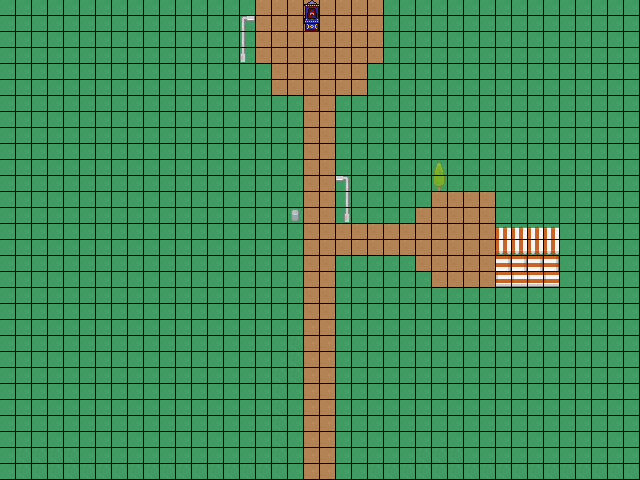

This game map was drawn from its Tiled (.tmx) file and the tilesets committed beside it. A one-line description and the full map source follow:
An orthogonal 40x30 tile map with 16x16 px tiles, 2 tile layers (Ground, Non-human layer), 2 tilesets.

<map version="1.10" tiledversion="1.11.0" orientation="orthogonal" renderorder="right-down" width="40" height="30" tilewidth="16" tileheight="16" infinite="0" nextlayerid="3" nextobjectid="1">
 <tileset firstgid="1" source="../tsx/RogueLikeCityTilePaletteOne.tsx" />
 <tileset firstgid="973" source="../tsx/Zoltar.tsx" />
 <layer id="1" name="Ground" width="40" height="30">
  <data encoding="csv">
905,905,905,905,905,905,905,905,905,905,905,905,905,905,905,905,870,870,870,869,870,870,870,870,905,905,905,905,905,905,905,905,905,905,905,905,905,905,905,905,
905,905,905,905,905,905,905,905,905,905,905,905,905,905,905,905,870,870,870,869,870,870,870,870,905,905,905,905,905,905,905,905,905,905,905,905,905,905,905,905,
905,905,905,905,905,905,905,905,905,905,905,905,905,905,905,905,870,870,870,870,870,870,870,870,905,905,905,905,905,905,905,905,905,905,905,905,905,905,905,905,
905,905,905,905,905,905,905,905,905,905,905,905,905,905,905,905,870,870,870,870,870,870,870,870,905,905,905,905,905,905,905,905,905,905,905,905,905,905,905,905,
905,905,905,905,905,905,905,905,905,905,905,905,905,905,905,905,905,870,870,870,870,870,870,905,905,905,905,905,905,905,905,905,905,905,905,905,905,905,905,905,
905,905,905,905,905,905,905,905,905,905,905,905,905,905,905,905,905,870,870,870,870,870,870,905,905,905,905,905,905,905,905,905,905,905,905,905,905,905,905,905,
905,905,905,905,905,905,905,905,905,905,905,905,905,905,905,905,905,905,905,870,870,905,905,905,905,905,905,905,905,905,905,905,905,905,905,905,905,905,905,905,
905,905,905,905,905,905,905,905,905,905,905,905,905,905,905,905,905,905,905,870,870,905,905,905,905,905,905,905,905,905,905,905,905,905,905,905,905,905,905,905,
905,905,905,905,905,905,905,905,905,905,905,905,905,905,905,905,905,905,905,870,870,905,905,905,905,905,905,905,905,905,905,905,905,905,905,905,905,905,905,905,
905,905,905,905,905,905,905,905,905,905,905,905,905,905,905,905,905,905,905,870,870,905,905,905,905,905,905,905,905,905,905,905,905,905,905,905,905,905,905,905,
905,905,905,905,905,905,905,905,905,905,905,905,905,905,905,905,905,905,905,870,870,905,905,905,905,905,905,905,905,905,905,905,905,905,905,905,905,905,905,905,
905,905,905,905,905,905,905,905,905,905,905,905,905,905,905,905,905,905,905,870,870,905,905,905,905,905,905,905,905,905,905,905,905,905,905,905,905,905,905,905,
905,905,905,905,905,905,905,905,905,905,905,905,905,905,905,905,905,905,905,870,870,905,905,905,905,905,905,870,870,870,870,905,905,905,905,905,905,905,905,905,
905,905,905,905,905,905,905,905,905,905,905,905,905,905,905,905,905,905,905,870,870,905,905,905,905,905,870,870,870,870,870,905,905,905,905,905,905,905,905,905,
905,905,905,905,905,905,905,905,905,905,905,905,905,905,905,905,905,905,905,870,870,870,870,870,870,870,870,870,870,870,870,905,905,905,905,905,905,905,905,905,
905,905,905,905,905,905,905,905,905,905,905,905,905,905,905,905,905,905,905,870,870,870,870,870,870,870,870,870,870,870,870,905,905,905,905,905,905,905,905,905,
905,905,905,905,905,905,905,905,905,905,905,905,905,905,905,905,905,905,905,870,870,905,905,905,905,905,870,870,870,870,870,905,905,905,905,905,905,905,905,905,
905,905,905,905,905,905,905,905,905,905,905,905,905,905,905,905,905,905,905,870,870,905,905,905,905,905,905,870,870,870,870,905,905,905,905,905,905,905,905,905,
905,905,905,905,905,905,905,905,905,905,905,905,905,905,905,905,905,905,905,870,870,905,905,905,905,905,905,905,905,905,905,905,905,905,905,905,905,905,905,905,
905,905,905,905,905,905,905,905,905,905,905,905,905,905,905,905,905,905,905,870,870,905,905,905,905,905,905,905,905,905,905,905,905,905,905,905,905,905,905,905,
905,905,905,905,905,905,905,905,905,905,905,905,905,905,905,905,905,905,905,869,869,905,905,905,905,905,905,905,905,905,905,905,905,905,905,905,905,905,905,905,
905,905,905,905,905,905,905,905,905,905,905,905,905,905,905,905,905,905,866,869,869,905,905,905,905,905,905,905,905,905,905,905,905,905,905,905,905,905,905,905,
905,905,905,905,905,905,905,905,905,905,905,905,905,905,905,905,905,905,866,869,869,905,905,905,905,905,905,905,905,905,905,905,905,905,905,905,905,905,905,905,
905,905,905,905,905,905,905,905,905,905,905,905,905,905,905,905,905,866,866,869,869,905,905,905,905,905,905,905,905,905,905,905,905,905,905,905,905,905,905,905,
905,905,905,905,905,905,905,905,905,905,905,905,905,905,905,905,905,866,905,869,869,865,905,905,905,905,905,905,905,905,905,905,905,905,905,905,905,905,905,905,
905,905,905,905,905,905,905,905,905,905,905,905,905,905,905,905,905,866,905,869,869,865,905,905,905,905,905,905,905,905,905,905,905,905,905,905,905,905,905,905,
905,905,905,905,905,905,905,905,905,905,905,905,905,905,905,905,905,866,905,869,869,865,905,905,905,905,905,905,905,905,905,905,905,905,905,905,905,905,905,905,
905,905,905,905,905,905,905,905,905,905,905,905,905,905,905,905,905,866,905,869,869,865,905,905,905,905,905,905,905,905,905,905,905,905,905,905,905,905,905,905,
905,866,866,866,866,905,905,905,905,905,905,905,905,905,905,905,905,866,905,869,869,865,905,905,905,905,866,866,866,905,905,905,905,905,905,905,905,905,905,905,
905,866,866,866,866,866,866,866,866,866,866,866,866,866,866,866,866,866,905,869,869,865,905,866,866,866,866,866,866,866,866,866,866,866,866,866,866,866,866,866
</data>
 </layer>
 <layer id="2" name="Non-human layer" width="40" height="30">
  <data encoding="csv">
0,0,0,0,0,0,0,0,0,0,0,0,0,0,0,0,0,0,0,973,0,0,0,0,0,0,0,0,0,0,0,0,0,0,0,0,0,0,0,0,
0,0,0,0,0,0,0,0,0,0,0,0,0,0,0,579,0,0,0,974,0,0,0,0,0,0,0,0,0,0,0,0,0,0,0,0,0,0,0,0,
0,0,0,0,0,0,0,0,0,0,0,0,0,0,0,615,0,0,0,0,0,0,0,0,0,0,0,0,0,0,0,0,0,0,0,0,0,0,0,0,
0,0,0,0,0,0,0,0,0,0,0,0,0,0,0,651,0,0,0,0,0,0,0,0,0,0,0,0,0,0,0,0,0,0,0,0,0,0,0,0,
0,0,0,0,0,0,0,0,0,0,0,0,0,0,0,0,0,0,0,0,0,0,0,0,0,0,0,0,0,0,0,0,0,0,0,0,0,0,0,0,
0,0,0,0,0,0,0,0,0,0,0,0,0,0,0,0,0,0,0,0,0,0,0,0,0,0,0,0,0,0,0,0,0,0,0,0,0,0,0,0,
0,0,0,0,0,0,0,0,0,0,0,0,0,0,0,0,0,0,0,0,0,0,0,0,0,0,0,0,0,0,0,0,0,0,0,0,0,0,0,0,
0,0,0,0,0,0,0,0,0,0,0,0,0,0,0,0,0,0,0,0,0,0,0,0,0,0,0,0,0,0,0,0,0,0,0,0,0,0,0,0,
0,0,0,0,0,0,0,0,0,0,0,0,0,0,0,0,0,0,0,0,0,0,0,0,0,0,0,0,0,0,0,0,0,0,0,0,0,0,0,0,
0,0,0,0,0,0,0,0,0,0,0,0,0,0,0,0,0,0,0,0,0,0,0,0,0,0,0,0,0,0,0,0,0,0,0,0,0,0,0,0,
0,0,0,0,0,0,0,0,0,0,0,0,0,0,0,0,0,0,0,0,0,0,0,0,0,0,0,392,0,0,0,0,0,0,0,0,0,0,0,0,
0,0,0,0,0,0,0,0,0,0,0,0,0,0,0,0,0,0,0,0,0,578,0,0,0,0,0,428,0,0,0,0,0,0,0,0,0,0,0,0,
0,0,0,0,0,0,0,0,0,0,0,0,0,0,0,0,0,0,0,0,0,614,0,0,0,0,0,0,0,0,0,0,0,0,0,0,0,0,0,0,
0,0,0,0,0,0,0,0,0,0,0,0,0,0,0,0,0,0,142,0,0,650,0,0,0,0,0,0,0,0,0,0,0,0,0,0,0,0,0,0,
0,0,0,0,0,0,0,0,0,0,0,0,0,0,0,0,0,0,0,0,0,0,0,0,0,0,0,0,0,0,0,352,352,352,352,0,0,0,0,0,
0,0,0,0,0,0,0,0,0,0,0,0,0,0,0,0,0,0,0,0,0,0,0,0,0,0,0,0,0,0,0,424,424,424,424,0,0,0,0,0,
0,0,0,0,0,0,0,0,0,0,0,0,0,0,0,0,0,0,0,0,0,0,0,0,0,0,0,0,0,0,0,463,463,463,463,0,0,0,0,0,
0,0,0,0,0,0,0,0,0,0,0,0,0,0,0,0,0,0,0,0,0,0,0,0,0,0,0,0,0,0,0,496,496,496,496,0,0,0,0,0,
0,0,0,0,0,0,0,0,0,0,0,0,0,0,0,0,0,0,0,0,0,0,0,0,0,0,0,0,0,0,0,0,0,0,0,0,0,0,0,0,
0,0,0,0,0,0,0,0,0,0,0,0,0,0,0,0,0,0,0,0,0,0,0,0,0,0,0,0,0,0,0,0,0,0,0,0,0,0,0,0,
0,0,0,0,0,0,0,0,0,0,0,0,0,0,0,0,0,0,0,0,0,0,0,0,0,0,0,0,0,0,0,0,0,0,0,0,0,0,0,0,
0,0,0,0,0,0,0,0,0,0,0,0,0,0,0,0,0,0,0,0,0,0,0,0,0,0,0,0,0,0,0,0,0,0,0,0,0,0,0,0,
0,0,0,0,0,0,0,0,0,0,0,0,0,0,0,0,0,0,0,0,0,0,0,0,0,0,0,0,0,0,0,0,0,0,0,0,0,0,0,0,
0,0,0,0,0,0,0,0,0,0,0,0,0,0,0,0,0,0,0,0,0,0,0,0,0,0,0,0,0,0,0,0,0,0,0,0,0,0,0,0,
0,0,0,0,0,0,0,0,0,0,0,0,0,0,0,0,0,0,0,0,0,0,0,0,0,0,0,0,0,0,0,0,0,0,0,0,0,0,0,0,
0,0,0,0,0,0,0,0,0,0,0,0,0,0,0,0,0,0,0,0,0,0,0,0,0,0,0,0,0,0,0,0,0,0,0,0,0,0,0,0,
0,0,0,0,0,0,0,0,0,0,0,0,0,0,0,0,0,0,0,0,0,0,0,0,0,0,0,0,0,0,0,0,0,0,0,0,0,0,0,0,
0,0,0,0,0,0,0,0,0,0,0,0,0,0,0,0,0,0,0,0,0,0,0,0,0,0,0,0,0,0,0,0,0,0,0,0,0,0,0,0,
0,0,0,0,0,0,0,0,0,0,0,0,0,0,0,0,0,0,0,0,0,0,0,0,0,0,0,0,0,0,0,0,0,0,0,0,0,0,0,0,
0,0,0,0,0,0,0,0,0,0,0,0,0,0,0,0,0,0,0,0,0,0,0,0,0,0,0,0,0,0,0,0,0,0,0,0,0,0,0,0
</data>
 </layer>
</map>
